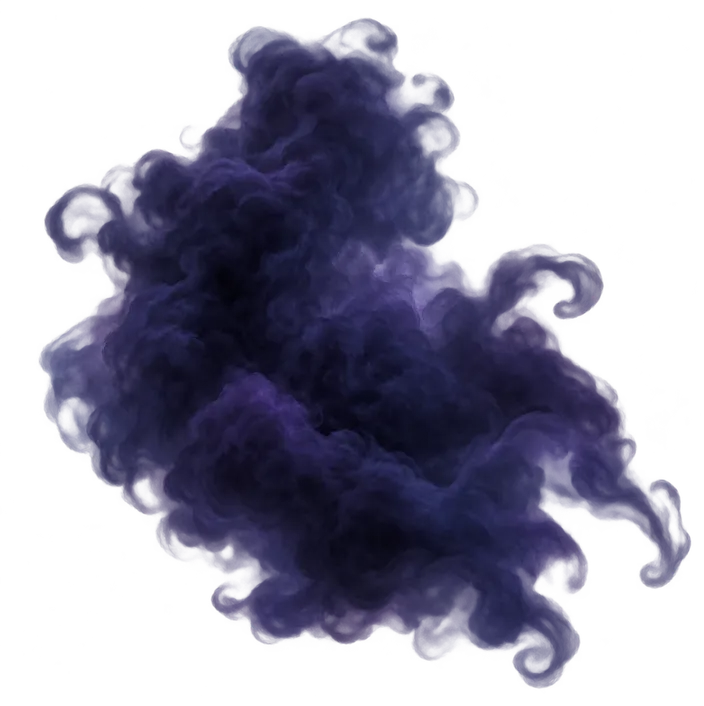
#> input picture qa/dist2/assets/processed/fog/fog_puff_00.webp, 704 x 706 px, shrunk from 1246 x 1250 before the run, found by its file name; its folder holds 4 pictures in this run
$ python extract_fog.py
#> lines starting #> are read from the running program, lines starting #| are printed output that depends on the picture
"""Prepare the supplied fog art for the nightfall system.

Run once the source PNGs are in public/assets/source/fog/. Filenames do not
matter - each piece is identified by its shape:

  wall    very wide, dense on one side, tendrils trailing off the other
  edge    tall and narrow: the vertical transition strip
  puff    roughly square: an isolated billow for building irregular mass
  wisp    long and thin: a single reaching finger of vapour

Two things get checked and fixed, both learned the hard way on earlier art:

  ALPHA. A previous asset arrived with a painted background and could not be
  used at all. If a piece has no real transparency this reports it loudly
  rather than silently shipping a black box.

  FRINGING. The supplied tendrils show magenta/blue/green speckle where the
  alpha feathers out - the signature of a matte being keyed rather than true
  transparency. Those pixels are barely visible alone but they sparkle against
  a dusk sky. Any pixel whose saturation spikes far above its neighbourhood
  gets its colour pulled back toward the local fog hue, leaving alpha intact.
"""
import io
import os
import sys

from PIL import Image

SRC = 'public/assets/source/fog'
OUT = 'public/assets/processed/fog'


def classify(w: int, h: int) -> str:
    ar = w / h
    if ar > 2.6:
        return 'wisp' if h < w * 0.32 else 'wall'
    if ar > 1.4:
        return 'wall'
    if ar < 0.7:
        return 'edge'
    return 'puff'


def alpha_report(im: Image.Image) -> tuple[float, bool]:
    a = im.getchannel('A')
    hist = a.histogram()
    total = sum(hist)
    transparent = sum(hist[:16]) / total if total else 0
    # real cutout art has a substantial fully-transparent region
    return transparent, transparent > 0.04


def strip_fringe(im: Image.Image) -> int:
    """Pull over-saturated edge pixels back toward the fog's own hue."""
    im = im.convert('RGBA')
    px = im.load()
    w, h = im.size
    fixed = 0
    for y in range(h):
        for x in range(w):
            r, g, b, a = px[x, y]
            if a == 0 or a > 240:
                continue
            mx, mn = max(r, g, b), min(r, g, b)
            if mx == 0:
                continue
            sat = (mx - mn) / mx
            # fog is desaturated indigo; anything vivid on a soft edge is a
            # keying artefact, not paint
            if sat > 0.55:
                v = (r + g + b) // 3
                px[x, y] = (int(v * 0.82), int(v * 0.78), int(v * 1.0), a)
                fixed += 1
    return fixed


def feather_borders(im: Image.Image, span: int = 90) -> int:
    """Ramp alpha to zero at any border the art runs right up to.

    Measured: fog_wall_00 and fog_wall_02 are opaque (alpha 253-254) down their
    entire left edge, and fog_edge_00 on three sides. Scaled up in game, an
    opaque border IS a straight line - which is the "square in the fog" the
    owner reported repeatedly. No amount of code fixes it; the piece has to
    dissolve at its own boundary.
    """
    # NOTE: operate on `im` itself. convert('RGBA') returns a COPY, so an
    # earlier version of this feathered a temporary and saved the original.
    a = im.getchannel('A')
    px = a.load()
    w, h = im.size
    touched = 0
    # which borders actually need it
    left = max(px[0, y] for y in range(0, h, 5)) > 40
    right = max(px[w - 1, y] for y in range(0, h, 5)) > 40
    top = max(px[x, 0] for x in range(0, w, 5)) > 40
    bot = max(px[x, h - 1] for x in range(0, w, 5)) > 40
    for y in range(h):
        for x in range(w):
            v = px[x, y]
            if v == 0:
                continue
            k = 1.0
            if left and x < span:
                k = min(k, x / span)
            if right and x > w - 1 - span:
                k = min(k, (w - 1 - x) / span)
            if top and y < span:
                k = min(k, y / span)
            if bot and y > h - 1 - span:
                k = min(k, (h - 1 - y) / span)
            if k < 1.0:
                # smoothstep so the dissolve reads as vapour, not as a gradient
                kk = k * k * (3 - 2 * k)
                px[x, y] = int(v * kk)
                touched += 1
    im.putalpha(a)
    return touched


def main() -> int:
    if not os.path.isdir(SRC):
        print(f'no source folder: {SRC}')
        return 1
    files = [f for f in sorted(os.listdir(SRC)) if f.lower().endswith(('.png', '.webp'))]
    if not files:
        print(f'no images in {SRC} yet - drop the fog PNGs there first')
        return 1
    os.makedirs(OUT, exist_ok=True)

    seen: dict[str, int] = {}
    rows = []
    for f in files:
        im = Image.open(os.path.join(SRC, f)).convert('RGBA')
#> im is the input picture: PIL image 704x706 RGBA; mean R, G, B, A 25.7, 24.2, 44, 114.4
        w, h = im.size
#> w = 704; h = 706
        kind = classify(w, h)
#> kind = 'puff'
        transparent, ok = alpha_report(im)
#> in alpha_report, `a = im.getchannel('A')`:
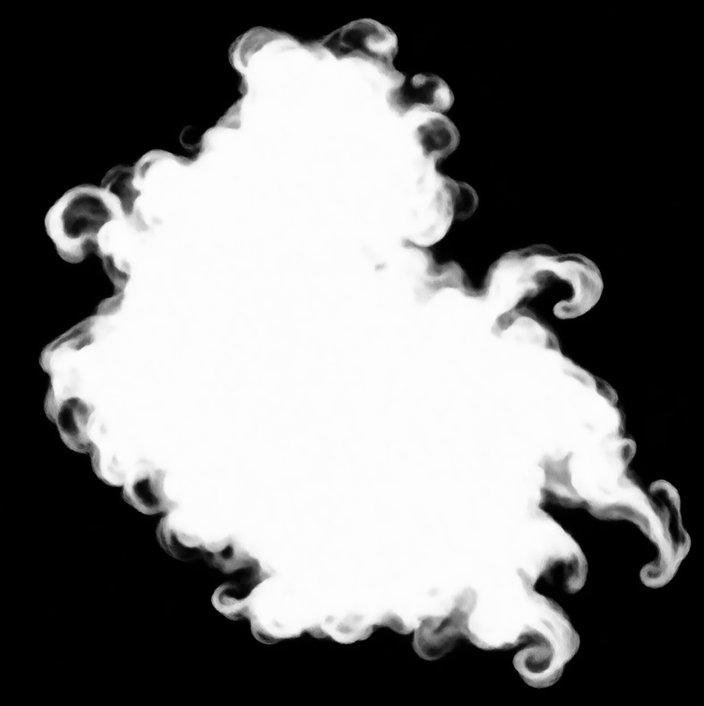
#> a: PIL image 704x706 L; min 0, max 254, mean 114.4
#> in alpha_report, `hist = a.histogram()`: hist = 256 values, max 224699 at index 0, min 0 at index 255, mean 1941.5
#> in alpha_report, `total = sum(hist)`: total = 497024
#> in alpha_report, `transparent = sum(hist[:16]) / total if total else 0`: transparent = 0.491
#> transparent = 0.491; ok = True
        if not ok:
            print(f'  !! {f}: only {transparent*100:.1f}% transparent - looks like a '
                  f'baked background, NOT usable as a cutout')
            continue
        fixed = strip_fringe(im)
#> after the loop in strip_fringe, `for y in range(h):`: fixed = 6934
#> fixed = 6934
        feathered = feather_borders(im)
#> in feather_borders, `left = max(px[0, y] for y in range(0, h, 5)) > 40`: left = False
#> after the loop in feather_borders, `for y in range(h):`: touched = 0
#> feathered = 0
        bb = im.getbbox()
#> bb = (0, 0, 704, 706)
        if bb:
            im = im.crop(bb)
        n = seen.get(kind, 0)
#> n = 0
        seen[kind] = n + 1
        name = f'fog_{kind}_{n:02d}.png'
#> name = 'fog_puff_00.png'
        im.save(os.path.join(OUT, name))
        rows.append((name, im.size, f'{transparent*100:.0f}% alpha', f'{fixed} fringe px'))
        print(f'  {f}  ->  {name}  {im.size}  ({transparent*100:.0f}% transparent, '
              f'{fixed} fringe px, {feathered} border px dissolved)')
#|   fog_puff_00.webp  ->  fog_puff_00.png  (704, 706)  (49% transparent, 6934 fringe px, 0 border px dissolved)
#> pass 2 of the loop in main, `for f in files:`:
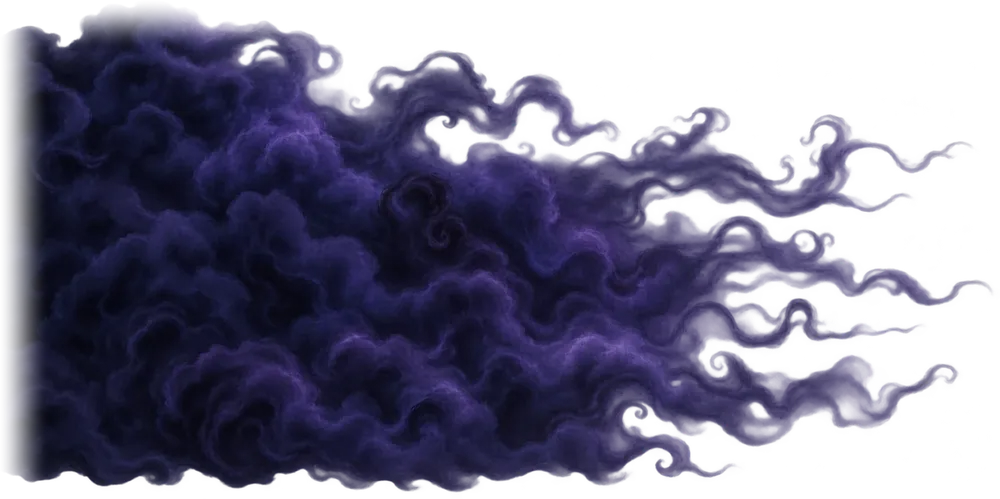
#> input picture qa/dist2/assets/processed/fog/fog_wall_00.webp, 1000 x 499 px, shrunk from 1770 x 883 before the run, found by its file name
#> in main, im is the input picture: PIL image 1000x499 RGBA; mean R, G, B, A 29.4, 27.3, 52.3, 146.5
#> in alpha_report (call 2), `a = im.getchannel('A')`:
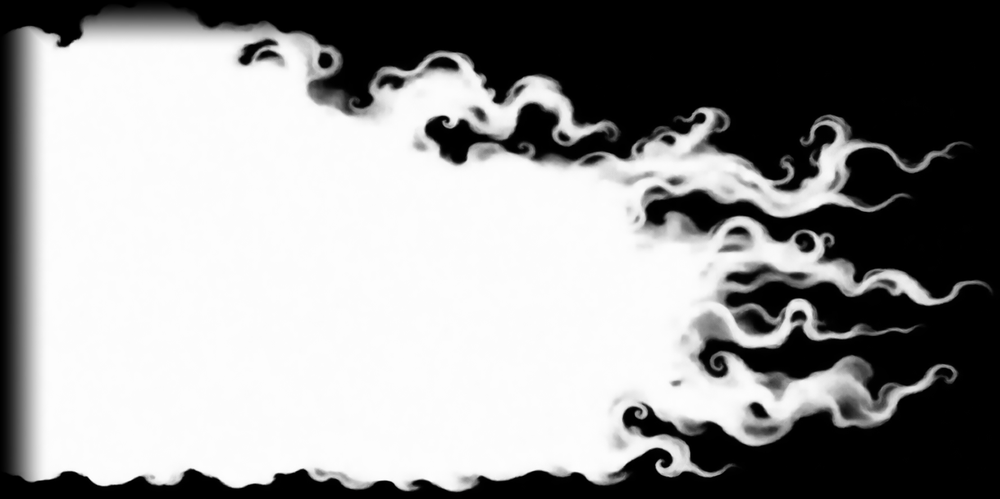
#> a: PIL image 1000x499 L; min 0, max 255, mean 146.5
#> hist = 256 values, max 147542 at index 0, min 6 at index 255, mean 1949.2
#> total = 499000
#> in alpha_report (call 2), `transparent = sum(hist[:16]) / total if total else 0`: transparent = 0.351
#> in main, `fixed = strip_fringe(im)`: fixed = 24105
#> bb = (0, 0, 1000, 499)
#|   fog_wall_00.webp  ->  fog_wall_00.png  (1000, 499)  (35% transparent, 24105 fringe px, 0 border px dissolved)
#> pass 3 of the loop in main, `for f in files:`:
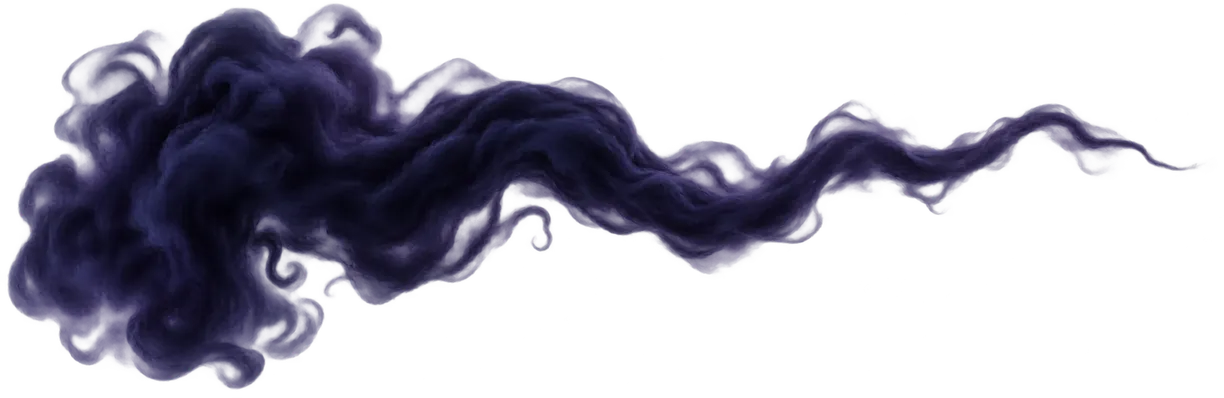
#> input picture qa/dist2/assets/processed/fog/fog_wall_01.webp, 1224 x 398 px, shrunk from 2166 x 705 before the run, found by its file name
#> in main, im is the input picture: PIL image 1224x398 RGBA; mean R, G, B, A 18.5, 16.8, 30.2, 84.9
#> in alpha_report (call 3), `a = im.getchannel('A')`:
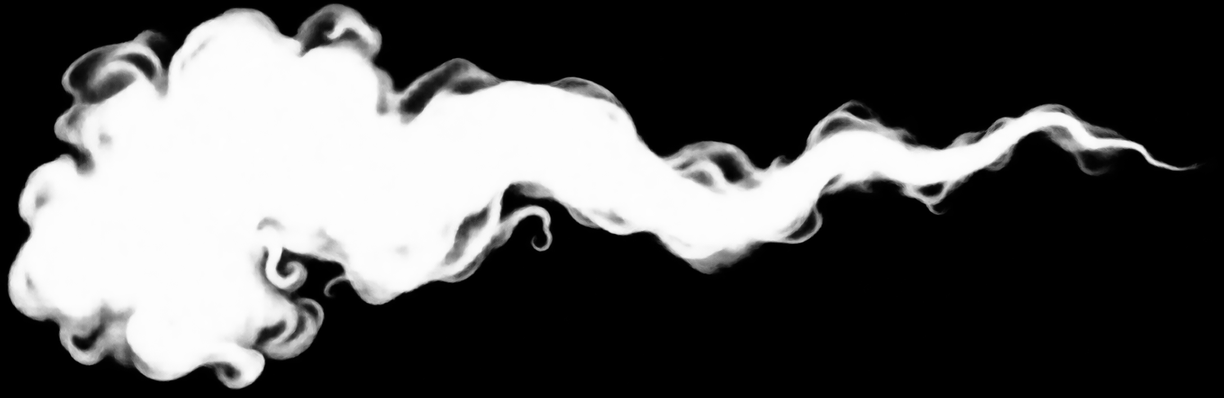
#> a: PIL image 1224x398 L; min 0, max 254, mean 84.9
#> hist = 256 values, max 283245 at index 0, min 0 at index 255, mean 1902.9
#> total = 487152
#> in alpha_report (call 3), `transparent = sum(hist[:16]) / total if total else 0`: transparent = 0.613
#> in main, `fixed = strip_fringe(im)`: fixed = 6975
#> bb = (0, 0, 1224, 398)
#|   fog_wall_01.webp  ->  fog_wall_01.png  (1224, 398)  (61% transparent, 6975 fringe px, 0 border px dissolved)
#> the loop made 4 passes; the first 3 are shown

    print(f'\n{len(rows)} pieces written to {OUT}')
    for kind, n in sorted(seen.items()):
        print(f'  {kind}: {n}')
#> this loop made 2 passes
#> (kind, n) on passes 1 to 2: ('puff', 1), ('wall', 3)
#|   puff: 1
#|   wall: 3
    return 0


if __name__ == '__main__':
    sys.exit(main())
#> (the program exits here)
